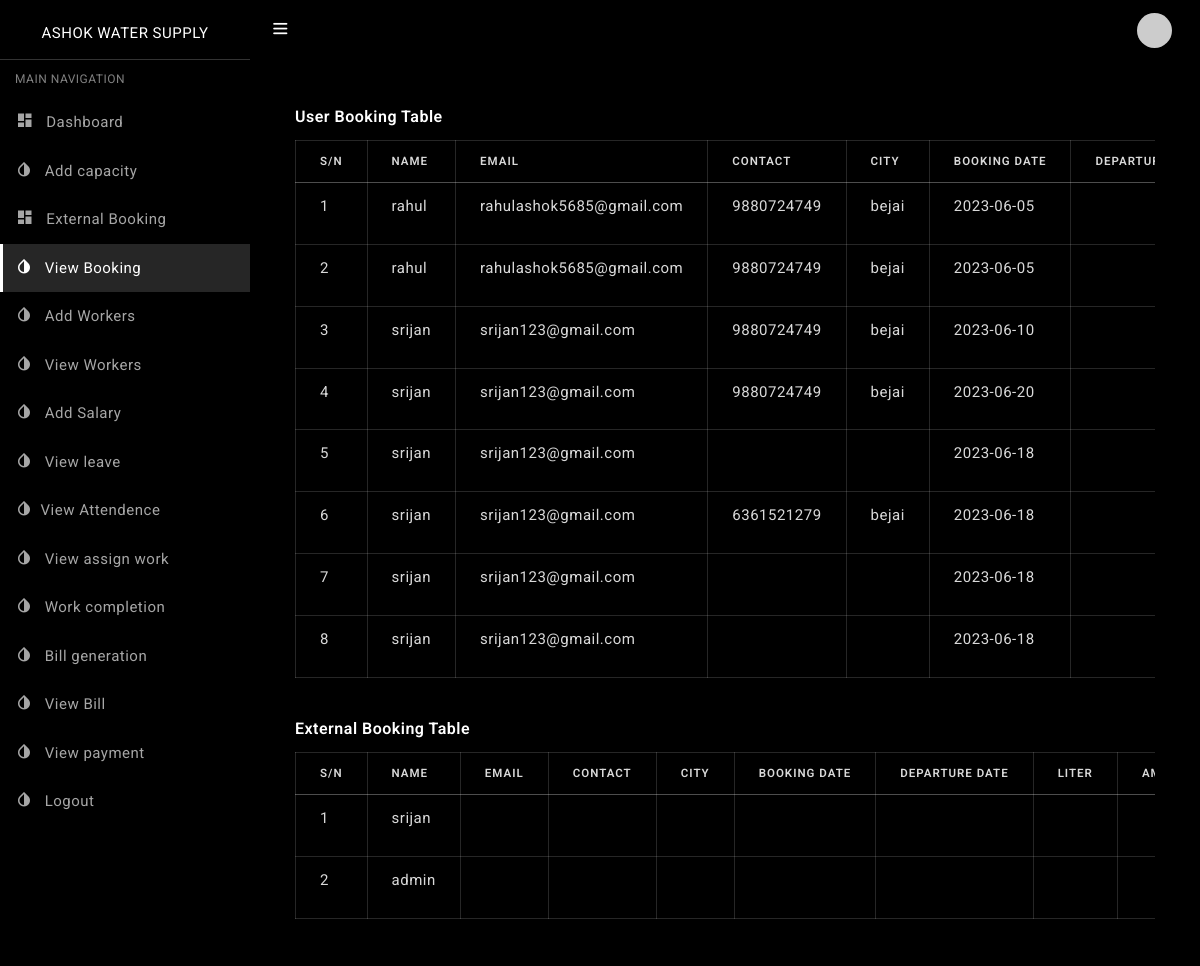
Page /admin/viewbooking.php on the committed database.
### tables this page shows
CREATE TABLE `book` (
  `id` int(30) NOT NULL,
  `name` varchar(50) NOT NULL,
  `email` varchar(50) NOT NULL,
  `contact` varchar(50) NOT NULL,
  `citydep` varchar(50) NOT NULL,
  `date` varchar(50) NOT NULL,
  `capacityid` varchar(50) NOT NULL
);

CREATE TABLE `location` (
  `id` int(30) NOT NULL,
  `location` varchar(50) NOT NULL,
  `address` varchar(50) NOT NULL,
  `url` varchar(1000) NOT NULL,
  `username` varchar(50) NOT NULL,
  `phone` varchar(50) NOT NULL
);

### admin/viewbooking.php (the view, shortened to what this page needs)
<!DOCTYPE html>
<html lang="en">
<head>
  <link href="assets/css/pace.min.css" rel="stylesheet"/>
  <link href="assets/plugins/simplebar/css/simplebar.css" rel="stylesheet"/>
  <link href="assets/css/bootstrap.min.css" rel="stylesheet"/>
  <link href="assets/css/animate.css" rel="stylesheet" type="text/css"/>
  <link href="assets/css/icons.css" rel="stylesheet" type="text/css"/>
  <link href="assets/css/sidebar-menu.css" rel="stylesheet"/>
  <link href="assets/css/app-style.css" rel="stylesheet"/>
</head>
<body class="bg-theme bg-theme1">
 <div id="wrapper">
   <div id="sidebar-wrapper" data-simplebar="" data-simplebar-auto-hide="true">
     <div class="brand-logo">
      <a href="index.php">
       <h5 class="logo-text">Ashok Water Supply</h5>
     </a>
   </div>
   <ul class="sidebar-menu do-nicescrol">
      <li class="sidebar-header">MAIN NAVIGATION</li>
      <li>
        <a href="home.php">
          <i class="zmdi zmdi-view-dashboard"></i> <span>Dashboard</span>
        </a>
      </li>
	   <li>
        <a href="addcapacity.php">
          <i class="zmdi zmdi-invert-colors"></i> <span>Add capacity</span>
        </a>
      </li>
	  <li>
        <a href="extbook.php">
          <i class="zmdi zmdi-view-dashboard"></i> <span>External Booking</span>
        </a>
      </li>
	<li>
        <a href="viewbooking.php">
          <i class="zmdi zmdi-invert-colors"></i> <span>View Booking</span>
        </a>
      </li>
      <li>
        <a href="addworker.php">
          <i class="zmdi zmdi-invert-colors"></i> <span>Add Workers</span>
        </a>
      </li>
	   <li>
        <a href="viewworker.php">
          <i class="zmdi zmdi-invert-colors"></i> <span>View Workers</span>
        </a>
      </li>
	   <li>
        <a href="addsalary.php">
          <i class="zmdi zmdi-invert-colors"></i> <span>Add Salary</span>
        </a>
      </li>
	   <li>
        <a href="viewleave.php">
          <i class="zmdi zmdi-invert-colors"></i> <span>View leave</span>
        </a>
      </li>
	   <li>
        <a href="viewattendance.php">
          <i class="zmdi zmdi-invert-colors"></i><span>View Attendence</span>
        </a>
      </li>
	   <li>
        <a href="viewassign.php">
          <i class="zmdi zmdi-invert-colors"></i> <span>View assign work</span>
        </a>
      </li>
	   <li>
        <a href="workcompletion.php">
          <i class="zmdi zmdi-invert-colors"></i> <span>Work completion</span>
        </a>
      </li>
	   <li>
        <a href="billgeneration.php">
          <i class="zmdi zmdi-invert-colors"></i> <span>Bill generation</span>
        </a>
      </li>
	   <li>
        <a href="viewbill.php">
          <i class="zmdi zmdi-invert-colors"></i> <span>View Bill</span>
        </a>
      </li>
	   <li>
        <a href="viewpayment.php">
          <i class="zmdi zmdi-invert-colors"></i> <span>View payment</span>
        </a>
      </li>
	  <li>
        <a href="logout.php">
          <i class="zmdi zmdi-invert-colors"></i> <span>Logout</span>
        </a>
      </li>
    </ul>
   </div>
<header class="topbar-nav">
 <nav class="navbar navbar-expand fixed-top">
  <ul class="navbar-nav mr-auto align-items-center">
    <li class="nav-item">
      <a class="nav-link toggle-menu" href="javascript:void();">
       <i class="icon-menu menu-icon"></i>
     </a>
    </li>
  </ul>
    <ul class="navbar-nav align-items-center right-nav-link">
    <li class="nav-item">
      <a class="nav-link dropdown-toggle dropdown-toggle-nocaret" data-toggle="dropdown" href="#">
        <span class="user-profile"><img src="https://via.placeholder.com/110x110" class="img-circle" alt="user avatar"></span>
      </a>
    </li>
  </ul>
</nav>
</header>
  <div class="content-wrapper">
    <div class="container-fluid">
	<div class="row mt-3">
        <div class="col-lg-12">
          <div class="card" >
            <div class="card-body">
              <h5 class="card-title">User Booking Table</h5>
			  <div class="table-responsive">
              <table class="table table-bordered">
                <thead>
                  <tr>
                    <th scope="col">S/N</th>
                    <th scope="col"> Name</th>
                    <th scope="col">Email</th>
                    <th scope="col">Contact</th>
					<th scope="col">City</th>
					<th scope="col">Booking Date</th>
					<th scope="col">Departure Date</th>
				  </tr>
                </thead>
                <tbody>
				<?php
					include 'config.php';
					$sql1 = "select * from book";
					$result1 = mysqli_query($con,$sql1);
					$num1=mysqlI_num_rows($result1);
					$sl=0;
					if($num1 > 0)
					{
					while($row1 = mysqli_fetch_array($result1))
					{
					$sl+=1;
					$name=$row1['name'];
					$email=$row1['email'];
					$contact=$row1['contact'];
					$citydep=$row1['citydep'];
					$date=$row1['date'];
					$dedate=$row1['dedate'];
					?>
					<tr>
					<td><?php echo $sl; ?></td>
					<td><?php echo $name; ?></td>
					<td><?php echo $email; ?></td>
					<td><?php echo $contact; ?></td>
					<td><?php echo $citydep; ?></td>
					<td><?php echo $date; ?></td>
					<td><?php echo $dedate; ?></td>
					</tr>
						<?php
						}
						}
						?>
					</tbody>
				</table>
            </div>
            </div>
			<div class="card-body">
              <h5 class="card-title">External Booking Table</h5>
			  <div class="table-responsive">
              <table class="table table-bordered">
                <thead>
                  <tr>
                    <th scope="col">S/N</th>
                    <th scope="col">Name</th>
                    <th scope="col">Email</th>
                    <th scope="col">Contact</th>
					<th scope="col">City</th>
					<th scope="col">Booking Date</th>
					<th scope="col">Departure Date</th>
					<th scope="col">Liter</th>
					<th scope="col">Amount</th>
				  </tr>
                </thead>
                <tbody>
				<?php
					include 'config.php';
					$sql1 = "select * from location";
					$result1 = mysqli_query($con,$sql1);
					$num1=mysqlI_num_rows($result1);
					$sl=0;
					if($num1 > 0)
					{
					while($row1 = mysqli_fetch_array($result1))
					{
					$sl+=1;
					$name=$row1['username'];
					$email=$row1['email'];
					$contact=$row1['contact'];
					$city=$row1['city'];
					$date=$row1['date'];
					$dedate=$row1['dedate'];
					$ltr=$row1['litre'];
					$amt=$row1['amount'];
					?>
					<tr>
					<td><?php echo $sl; ?></td>
					<td><?php echo $name; ?></td>
					<td><?php echo $email; ?></td>
					<td><?php echo $contact; ?></td>
					<td><?php echo $city; ?></td>
					<td><?php echo $date; ?></td>
					<td><?php echo $dedate; ?></td>
					<td><?php echo $ltr; ?></td>
					<td><?php echo $amt; ?></td>
					</tr>
						<?php
						}
						}
						?>
						</tbody>
					</table>
				</div>
            </div>
          </div>
        </div>
      </div>
     </div>
   </div>
   </div>
</body>
</html>

### admin/assets/css/sidebar-menu.css (style rules this page uses)
.sidebar-menu { list-style: none; margin: 0; padding: 0; background-color: transparent; }
.sidebar-menu>li { position: relative; margin: 0; padding: 0; }
.sidebar-menu>li>a { padding: 13px 5px 13px 15px; display: block; border-left: 3px solid transparent; color: rgba(255, 255, 255, 0.65); font-size: 15px; }
.sidebar-menu>li:hover>a, .sidebar-menu>li.active>a { color: #ffffff; background: rgba(255, 255, 255, 0.15); border-left-color: #ffffff; }
.sidebar-menu li.sidebar-header { padding: 10px 25px 10px 15px; font-size: 12px; color: rgba(255, 255, 255, 0.5); }
.sidebar-menu a { color: #b8c7ce; text-decoration: none; }

### rows in the picture
book: name "rahul", email "rahulashok5685@gmail.com", contact "9880724749", citydep "bejai", date "2023-06-05"
book: name "rahul", email "rahulashok5685@gmail.com", contact "9880724749", citydep "bejai", date "2023-06-05"
book: name "srijan", email "srijan123@gmail.com", contact "9880724749", citydep "bejai", date "2023-06-10"
book: name "srijan", email "srijan123@gmail.com", contact "9880724749", citydep "bejai", date "2023-06-20"
book: name "srijan", email "srijan123@gmail.com", date "2023-06-18"
book: name "srijan", email "srijan123@gmail.com", contact "6361521279", citydep "bejai", date "2023-06-18"
book: name "srijan", email "srijan123@gmail.com", date "2023-06-18"
book: name "srijan", email "srijan123@gmail.com", date "2023-06-18"
location: username "srijan"
location: username "admin"
